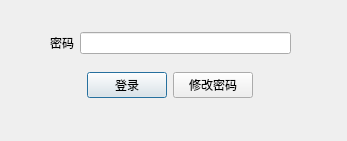
<?xml version="1.0" encoding="UTF-8"?>
<ui version="4.0">
 <class>LoginWindow</class>
 <widget class="QMainWindow" name="LoginWindow">
  <property name="geometry">
   <rect>
    <x>0</x>
    <y>0</y>
    <width>347</width>
    <height>141</height>
   </rect>
  </property>
  <property name="windowTitle">
   <string>登录</string>
  </property>
  <widget class="QWidget" name="centralwidget">
   <widget class="QWidget" name="layoutWidget">
    <property name="geometry">
     <rect>
      <x>50</x>
      <y>20</y>
      <width>241</width>
      <height>91</height>
     </rect>
    </property>
    <layout class="QVBoxLayout" name="verticalLayout">
     <item>
      <layout class="QHBoxLayout" name="horizontalLayout">
       <item>
        <widget class="QLabel" name="label">
         <property name="text">
          <string>密码</string>
         </property>
         <property name="alignment">
          <set>Qt::AlignRight|Qt::AlignTrailing|Qt::AlignVCenter</set>
         </property>
        </widget>
       </item>
       <item>
        <widget class="QLineEdit" name="passwordEdit">
         <property name="echoMode">
          <enum>QLineEdit::Password</enum>
         </property>
        </widget>
       </item>
      </layout>
     </item>
     <item>
      <layout class="QHBoxLayout" name="horizontalLayout_2">
       <item>
        <spacer name="horizontalSpacer">
         <property name="orientation">
          <enum>Qt::Horizontal</enum>
         </property>
         <property name="sizeHint" stdset="0">
          <size>
           <width>40</width>
           <height>20</height>
          </size>
         </property>
        </spacer>
       </item>
       <item>
        <widget class="QPushButton" name="loginButton">
         <property name="text">
          <string>登录</string>
         </property>
         <property name="autoDefault">
          <bool>true</bool>
         </property>
         <property name="default">
          <bool>true</bool>
         </property>
        </widget>
       </item>
       <item>
        <widget class="QPushButton" name="modifyPasswordButton">
         <property name="text">
          <string>修改密码</string>
         </property>
         <property name="autoDefault">
          <bool>false</bool>
         </property>
         <property name="default">
          <bool>false</bool>
         </property>
        </widget>
       </item>
       <item>
        <spacer name="horizontalSpacer_2">
         <property name="orientation">
          <enum>Qt::Horizontal</enum>
         </property>
         <property name="sizeHint" stdset="0">
          <size>
           <width>40</width>
           <height>20</height>
          </size>
         </property>
        </spacer>
       </item>
      </layout>
     </item>
    </layout>
   </widget>
  </widget>
 </widget>
 <resources/>
 <connections/>
</ui>
